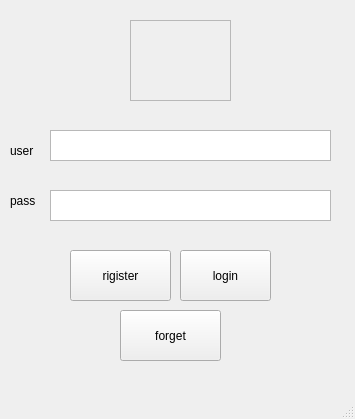
<?xml version="1.0" encoding="UTF-8"?>
<ui version="4.0">
 <class>MainWindow</class>
 <widget class="QMainWindow" name="MainWindow">
  <property name="windowModality">
   <enum>Qt::NonModal</enum>
  </property>
  <property name="geometry">
   <rect>
    <x>0</x>
    <y>0</y>
    <width>355</width>
    <height>419</height>
   </rect>
  </property>
  <property name="windowTitle">
   <string>login</string>
  </property>
  <property name="windowIcon">
   <iconset>
    <normaloff>icon.png</normaloff>icon.png</iconset>
  </property>
  <widget class="QWidget" name="centralwidget">
   <widget class="QScrollArea" name="scrollArea">
    <property name="geometry">
     <rect>
      <x>130</x>
      <y>20</y>
      <width>101</width>
      <height>81</height>
     </rect>
    </property>
    <property name="widgetResizable">
     <bool>true</bool>
    </property>
    <widget class="QWidget" name="scrollAreaWidgetContents">
     <property name="geometry">
      <rect>
       <x>0</x>
       <y>0</y>
       <width>99</width>
       <height>79</height>
      </rect>
     </property>
    </widget>
   </widget>
   <widget class="QTextEdit" name="username_t">
    <property name="geometry">
     <rect>
      <x>50</x>
      <y>130</y>
      <width>281</width>
      <height>31</height>
     </rect>
    </property>
   </widget>
   <widget class="QTextEdit" name="password_t">
    <property name="geometry">
     <rect>
      <x>50</x>
      <y>190</y>
      <width>281</width>
      <height>31</height>
     </rect>
    </property>
   </widget>
   <widget class="QPushButton" name="login_b">
    <property name="geometry">
     <rect>
      <x>180</x>
      <y>250</y>
      <width>91</width>
      <height>51</height>
     </rect>
    </property>
    <property name="text">
     <string>login</string>
    </property>
   </widget>
   <widget class="QLabel" name="username_l">
    <property name="geometry">
     <rect>
      <x>10</x>
      <y>130</y>
      <width>41</width>
      <height>41</height>
     </rect>
    </property>
    <property name="text">
     <string>user</string>
    </property>
   </widget>
   <widget class="QPushButton" name="forget_b">
    <property name="geometry">
     <rect>
      <x>120</x>
      <y>310</y>
      <width>101</width>
      <height>51</height>
     </rect>
    </property>
    <property name="text">
     <string>forget</string>
    </property>
   </widget>
   <widget class="QLabel" name="password_l">
    <property name="geometry">
     <rect>
      <x>10</x>
      <y>180</y>
      <width>31</width>
      <height>41</height>
     </rect>
    </property>
    <property name="text">
     <string>pass</string>
    </property>
   </widget>
   <widget class="QPushButton" name="rigister_b">
    <property name="geometry">
     <rect>
      <x>70</x>
      <y>250</y>
      <width>101</width>
      <height>51</height>
     </rect>
    </property>
    <property name="text">
     <string>rigister</string>
    </property>
   </widget>
  </widget>
  <widget class="QStatusBar" name="statusbar"/>
 </widget>
 <resources/>
 <connections/>
</ui>
